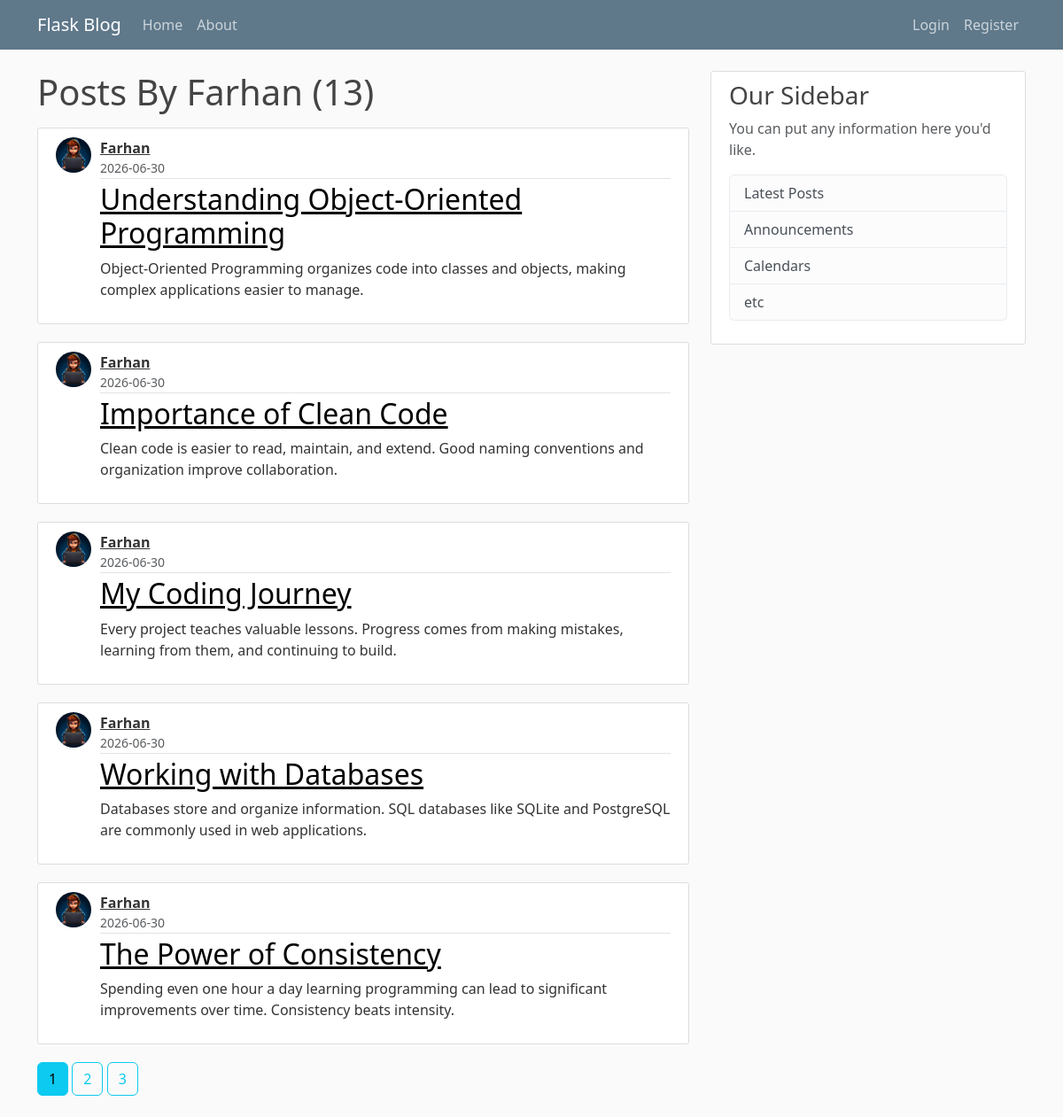
The app's page /user/Farhan, older data.
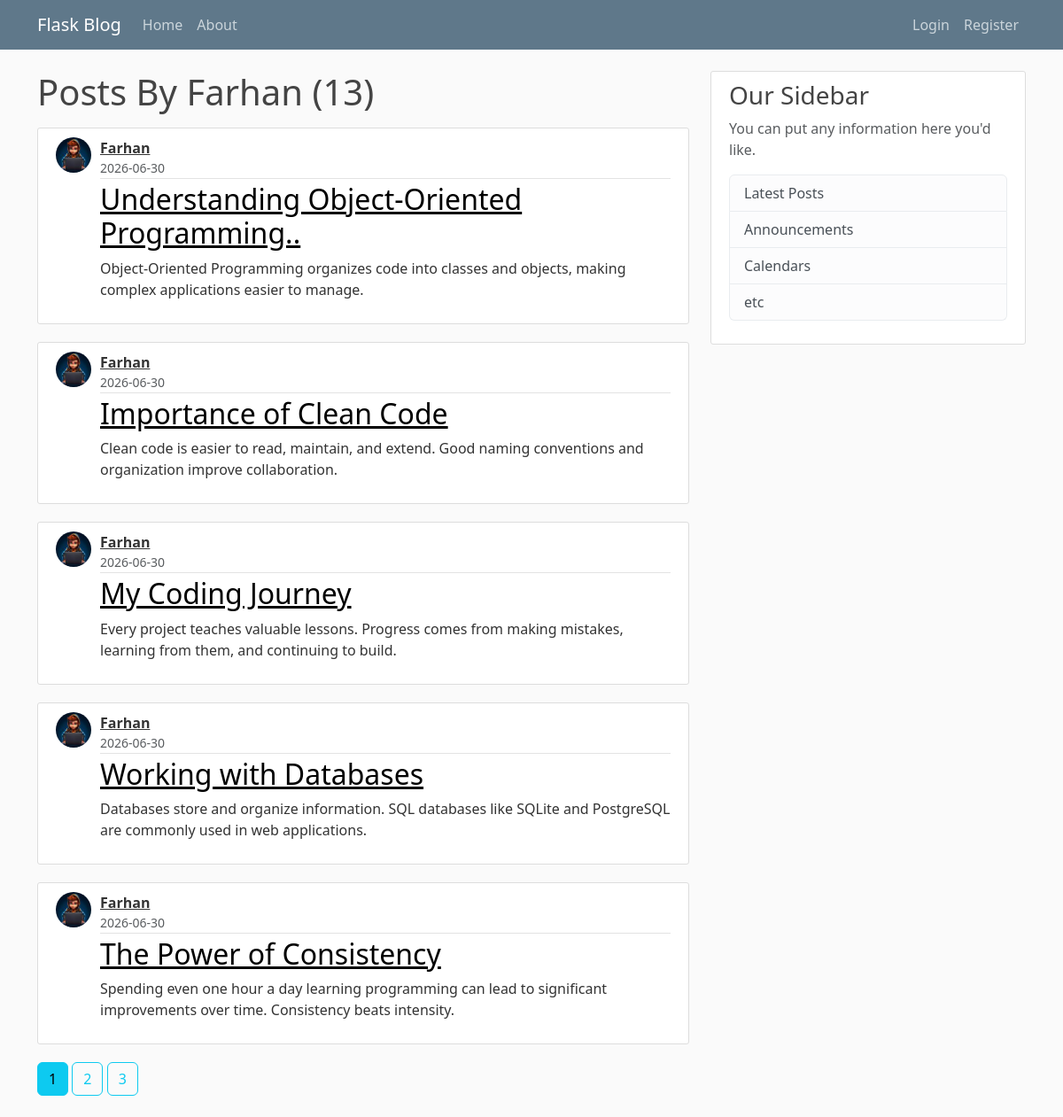
The same page, newer data.
### app/models.py (models this page shows, shortened)
class Post(db.Model):
    id = db.Column(db.Integer, primary_key = True)
    title = db.Column(db.String(100), nullable = False)
    date_posted = db.Column(db.DateTime, nullable = False, default = datetime.utcnow )
    content = db.Column(db.Text, nullable = False)
    user_id = db.Column(db.Integer, db.ForeignKey('user.id'), nullable=False)

class User(db.Model, UserMixin):
    id = db.Column(db.Integer, primary_key = True)
    username = db.Column(db.String(20), unique = True, nullable = False)
    email = db.Column(db.String(120), unique = True, nullable = False)
    image_file = db.Column(db.String(20), nullable = False, default = 'default.jpg')
    password = db.Column(db.String(60), nullable = False)
    posts = db.relationship('Post', backref = 'author', lazy = True)

### app/users/routes.py (the view)
@users.route("/user/<string:username>")
def user_posts(username):
    page = request.args.get('page', 1, type=int)
    user = User.query.filter_by(username=username).first_or_404()
    posts = Post.query.filter_by(author=user)\
        .order_by(Post.date_posted.desc())\
        .paginate(page=page, per_page=5)
    return render_template('user_posts.html', posts=posts, user=user)

### app/templates/user_posts.html
{% extends "layout.html"%}
{% block content %}
<h1 class = "mb-3"> Posts By {{  user.username  }} ({{ posts.total }})</h1>
{% for post in posts.items %}
<article class="media content-section">
    <img class="rounded-circle post-avatar"
         src="{{ url_for('static', filename='profile_pics/' + post.author.image_file) }}">
    <div class="media-body">
        <div class="article-metadata">
            <div class="author-block">
                <a class="author-name" href="{{ url_for('users.user_posts', username = post.author.username ) }}">{{ post.author.username }}</a>
                <small class="text-muted d-block">
                    {{ post.date_posted.strftime('%Y-%m-%d') }}
                </small>
            </div>
        </div>
        <h2 class="article-title" ><a href="{{ url_for('posts.post', post_id = post.id)}}">{{ post.title }}</a></h2>
        <p class="article-content">{{ post.content }}</p>
    </div>
</article>
{% endfor %}
{% for page_num in posts.iter_pages(left_edge=1, right_edge=1, left_current=1, right_current=2) %}
    {% if page_num %}
        {% if posts.page == page_num %}
            <a class="btn btn-info mb-4"
               href="{{ url_for('users.user_posts', username=user.username, page=page_num) }}">
               {{ page_num }}
            </a>
        {% else %}
            <a class="btn btn-outline-info mb-4"
               href="{{ url_for('users.user_posts', username=user.username, page=page_num) }}">
               {{ page_num }}
            </a>
        {% endif %}
    {% else %}
        ...
    {% endif %}
{% endfor %}
{% endblock content %}

Row changes from the older to the newer data that the page shows:
changed Post: image_file: a different picture; title "Understanding Object-Oriented Programming" → "Understanding Object-Oriented Programming.."
changed through a linked row, Post "Importance of Clean Code": image_file: a different picture
changed through a linked row, Post "My Coding Journey": image_file: a different picture
changed through a linked row, Post "Working with Databases": image_file: a different picture
changed through a linked row, Post "The Power of Consistency": image_file: a different picture
